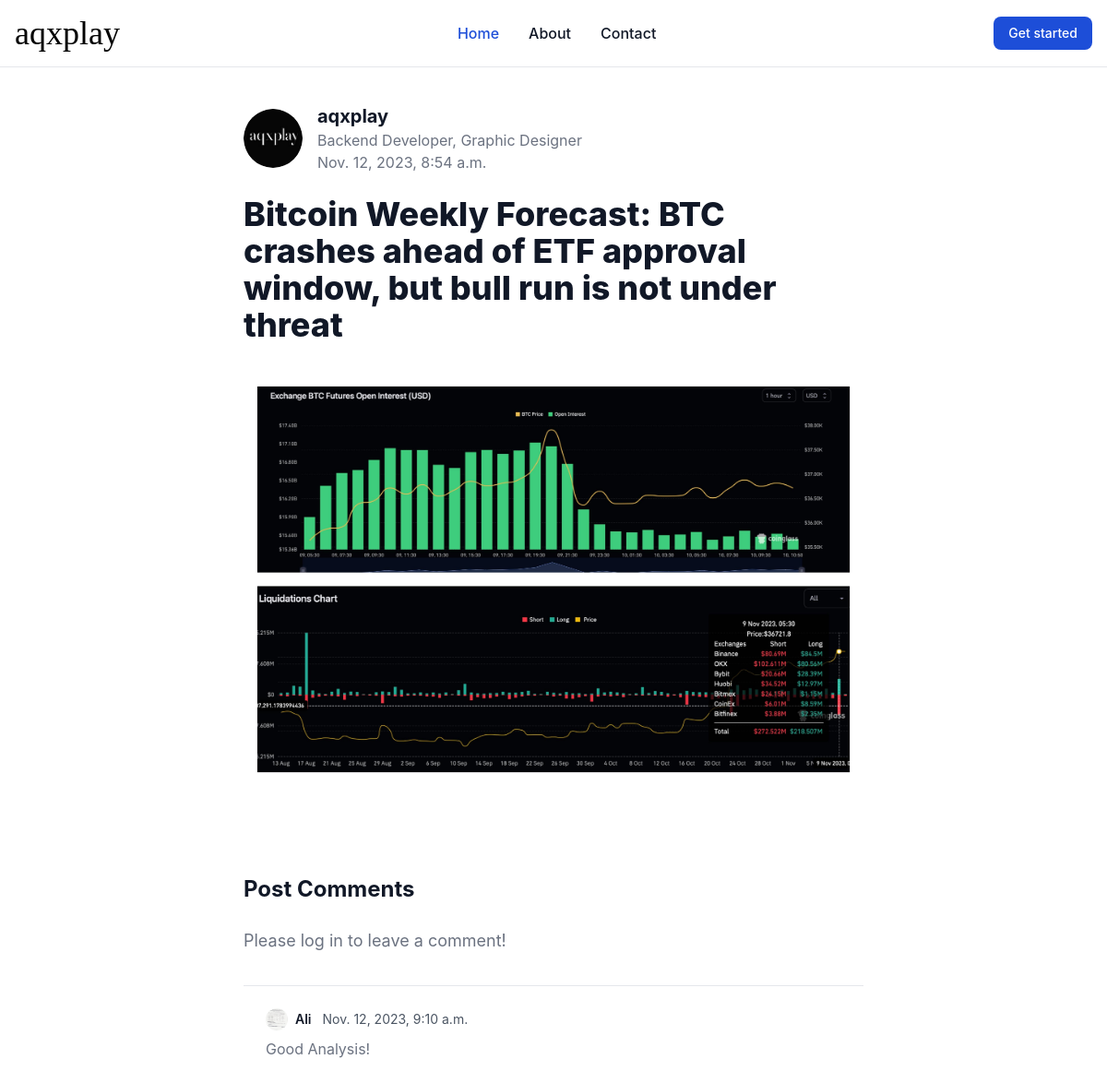
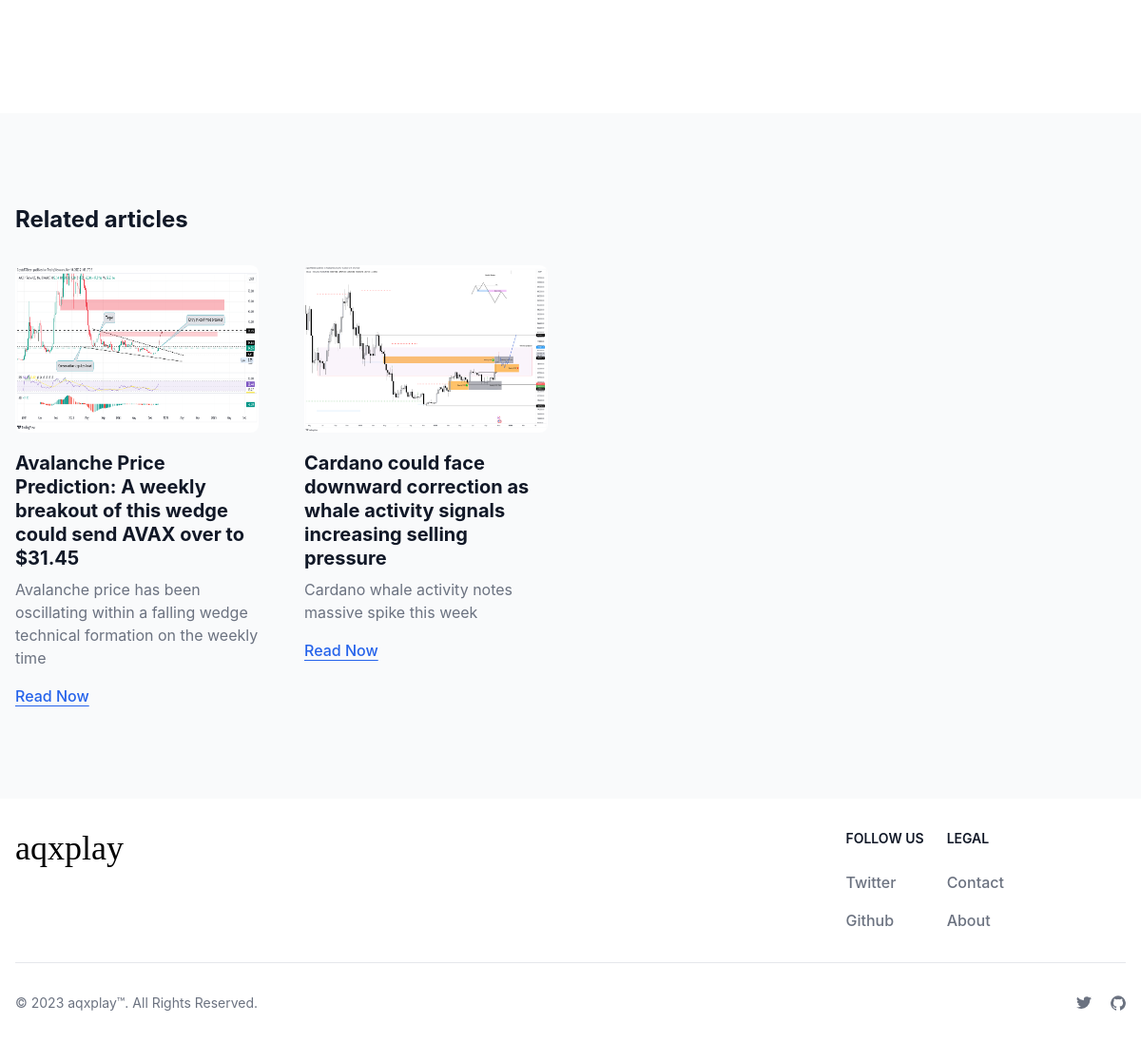
Screenshot of /article/4 with the database file from the repository (2 pictures, top to bottom).
### home/models.py (models this page shows, shortened)
class Post(models.Model):
    title = models.CharField( max_length=120)
    image = models.ImageField(upload_to="uploads/",default=1)
    date = models.DateTimeField(auto_now=True)
    category = models.ForeignKey(Category, on_delete=models.CASCADE,default=1)
    display_text = models.TextField(max_length=100)
    content = ty_models.HTMLField()

class Comment(models.Model):
    post = models.ForeignKey(Post, related_name="comments", on_delete=models.CASCADE)
    name = models.ForeignKey(User, on_delete=models.CASCADE)
    body = models.TextField()
    date = models.DateTimeField(auto_now_add=True)

class UserProfile(models.Model):
    user = models.OneToOneField(User, on_delete=models.CASCADE)
    avatar = models.ImageField("userimage/") # or whatever

### home/views.py (the view)
# urls.py: path("article/<int:pk>", article, name="article"),
def article(request, pk):
    post = get_object_or_404(Post, id=pk)
    comments = Comment.objects.filter(post=post)
    if request.method == "POST":
        content = request.POST.get('body')
        user = request.user  # This assumes the user is logged in
        Comment.objects.create(body=content, name=user, post=post)
        comments = Comment.objects.filter(post=post)
        return redirect('article', pk=pk)
    recommended_posts = Post.objects.exclude(id=pk).order_by('?')[:5]
    return render(request, 'article.html', {'post': post, 'comments': comments, 'recommended_posts': recommended_posts})

### templates/article.html (shortened to what this page needs)
{% extends "base.html" %}
{% block body %}
{% load static %}
<main class="pt-8 pb-16 lg:pt-16 lg:pb-24 bg-white light:bg-gray-900 antialiased">
    <br>
    <br>
    <div class="flex justify-between px-4 mx-auto max-w-screen-xl ">
        <article class="mx-auto w-full max-w-2xl format format-sm sm:format-base lg:format-lg format-blue light:format-invert">
            <header class="mb-4 lg:mb-6 not-format">
                <address class="flex items-center mb-6 not-italic">
                    <div class="inline-flex items-center mr-3 text-sm text-gray-900 light:text-white">
                        <img class="mr-4 w-16 h-16 rounded-full" src="{% static 'favicon.ico' %}" alt="aqxplay">
                        <div>
                            <a href="/about" rel="author" class="text-xl font-bold text-gray-900 light:text-white">aqxplay</a>
                            <p class="text-base text-gray-500 light:text-gray-400">Backend Developer, Graphic Designer</p>
                            <p class="text-base text-gray-500 light:text-gray-400"><time pubdate datetime="2022-02-08" title="February 8th, 2022">{{post.date}}</time></p>
                        </div>
                    </div>
                </address>
                <h1 class="mb-4 text-3xl font-extrabold leading-tight text-gray-900 lg:mb-6 lg:text-4xl light:text-white">{{post.title}}</h1>
            </header>
            <figure>
                <img src="{{post.image.url}}" alt="" style="width: 100%; height: auto;">
            </figure>
            <br>
            <br>
            <section class="not-format">
                <div class="flex justify-between items-center mb-6">
                    <h2 class="text-lg lg:text-2xl font-bold text-gray-900 light:text-white">Post Comments</h2>
                </div>
                {% if user.is_authenticated %}
                <form class="mb-6" method="POST" action="">
                    {% csrf_token %}
                    <div class="py-2 px-4 mb-4 bg-white rounded-lg rounded-t-lg border border-gray-200 light:bg-gray-800 light:border-gray-700">
                        <label for="comment" class="sr-only">Your comment</label>
                        <textarea name="body" id="comment" rows="6"
                            class="px-0 w-full text-sm text-gray-900 border-0 focus:ring-0 light:text-white light:placeholder-gray-400 light:bg-gray-800"
                            placeholder="Write a comment..." required></textarea>
                    </div>
                    <button type="submit"
                        class="inline-flex items-center py-2.5 px-4 text-xs font-medium text-center text-white bg-primary-700 rounded-lg focus:ring-4 focus:ring-primary-200 light:focus:ring-primary-900 hover:bg-primary-800">
                        Post comment
                    </button>
                </form>
                {% else %}
                <p class="mt-6">Please log in to leave a comment!</p>
                {% endif %}
                <br>
                {% if not comments %}
                <h1>No Comments Yet!<h1>
                    {% else %}
                {% for comment in comments %}
                <article class="p-6 mb-6 text-base bg-white border-t border-gray-200 light:border-gray-700 light:bg-gray-900">
                    <footer class="flex justify-between items-center mb-2">
                        <div class="flex items-center">
                            <p class="inline-flex items-center mr-3 font-semibold text-sm text-gray-900 light:text-white">
                                {% if comment.name.userprofile.avatar %}
                                <img
                                    class="mr-2 w-6 h-6 rounded-full"
                                    src="{{comment.name.userprofile.avatar.url}}"
                                    alt="{{comment.name.username}}">{{comment.name.username}}</p>
                                    {% endif %}
                            <p class="text-sm text-gray-600 light:text-gray-400"><time pubdate datetime="2022-03-12"
                                    title="March 12th, 2022">{{comment.date}}</time></p>
                        </div>
                    </footer>
                    <p>{{comment.body}}</p>
                </article>
                {% endfor %}
                {% endif %}
            </section>
        </article>
    </div>
  </main>
  <aside aria-label="Related articles" class="py-8 lg:py-24 bg-gray-50 light:bg-gray-800">
    <div class="px-4 mx-auto max-w-screen-xl">
        <h2 class="mb-8 text-2xl font-bold text-gray-900 light:text-white">Related articles</h2>
        <div class="grid gap-12 sm:grid-cols-2 lg:grid-cols-4">
            {% for article in recommended_posts %}
            <article class="max-w-xs">
                <a href="#">
                    <img src="{{article.image.url}}" class="mb-5 rounded-lg h-44 w-72"  alt="Image 1">
                </a>
                <h2 class="mb-2 text-xl font-bold leading-tight text-gray-900 light:text-white">
                    <a href="{% url 'article' article.id %}">{{ article.title }}</a>
                </h2>
                <p class="mb-4 text-gray-500 light:text-gray-400">{{ article.display_text }}</p>
                <a href="{% url 'article' article.id %}" class="inline-flex items-center font-medium underline underline-offset-4 text-primary-600 light:text-primary-500 hover:no-underline">
                    Read Now
                </a>
            </article>
            {% endfor %}
        </div>
    </div>
  </aside>
{% endblock body %}

### rows the page displays
Post: date "Nov. 12, 2023, 8:54 a.m.", title "Bitcoin Weekly Forecast: BTC crashes ahead of ETF approval window, but bull run is not under threat", image (picture)
Comment: name.userprofile.avatar (picture), name.username "Ali", date "Nov. 12, 2023, 9:10 a.m.", body "Good Analysis!"
Post: image (picture), title "Avalanche Price Prediction: A weekly breakout of this wedge could send AVAX over to $31.45", display_text "Avalanche price has been oscillating within a falling wedge technical formation on the weekly time"
Post: image (picture), title "Cardano could face downward correction as whale activity signals increasing selling pressure", display_text "Cardano whale activity notes massive spike this week"
